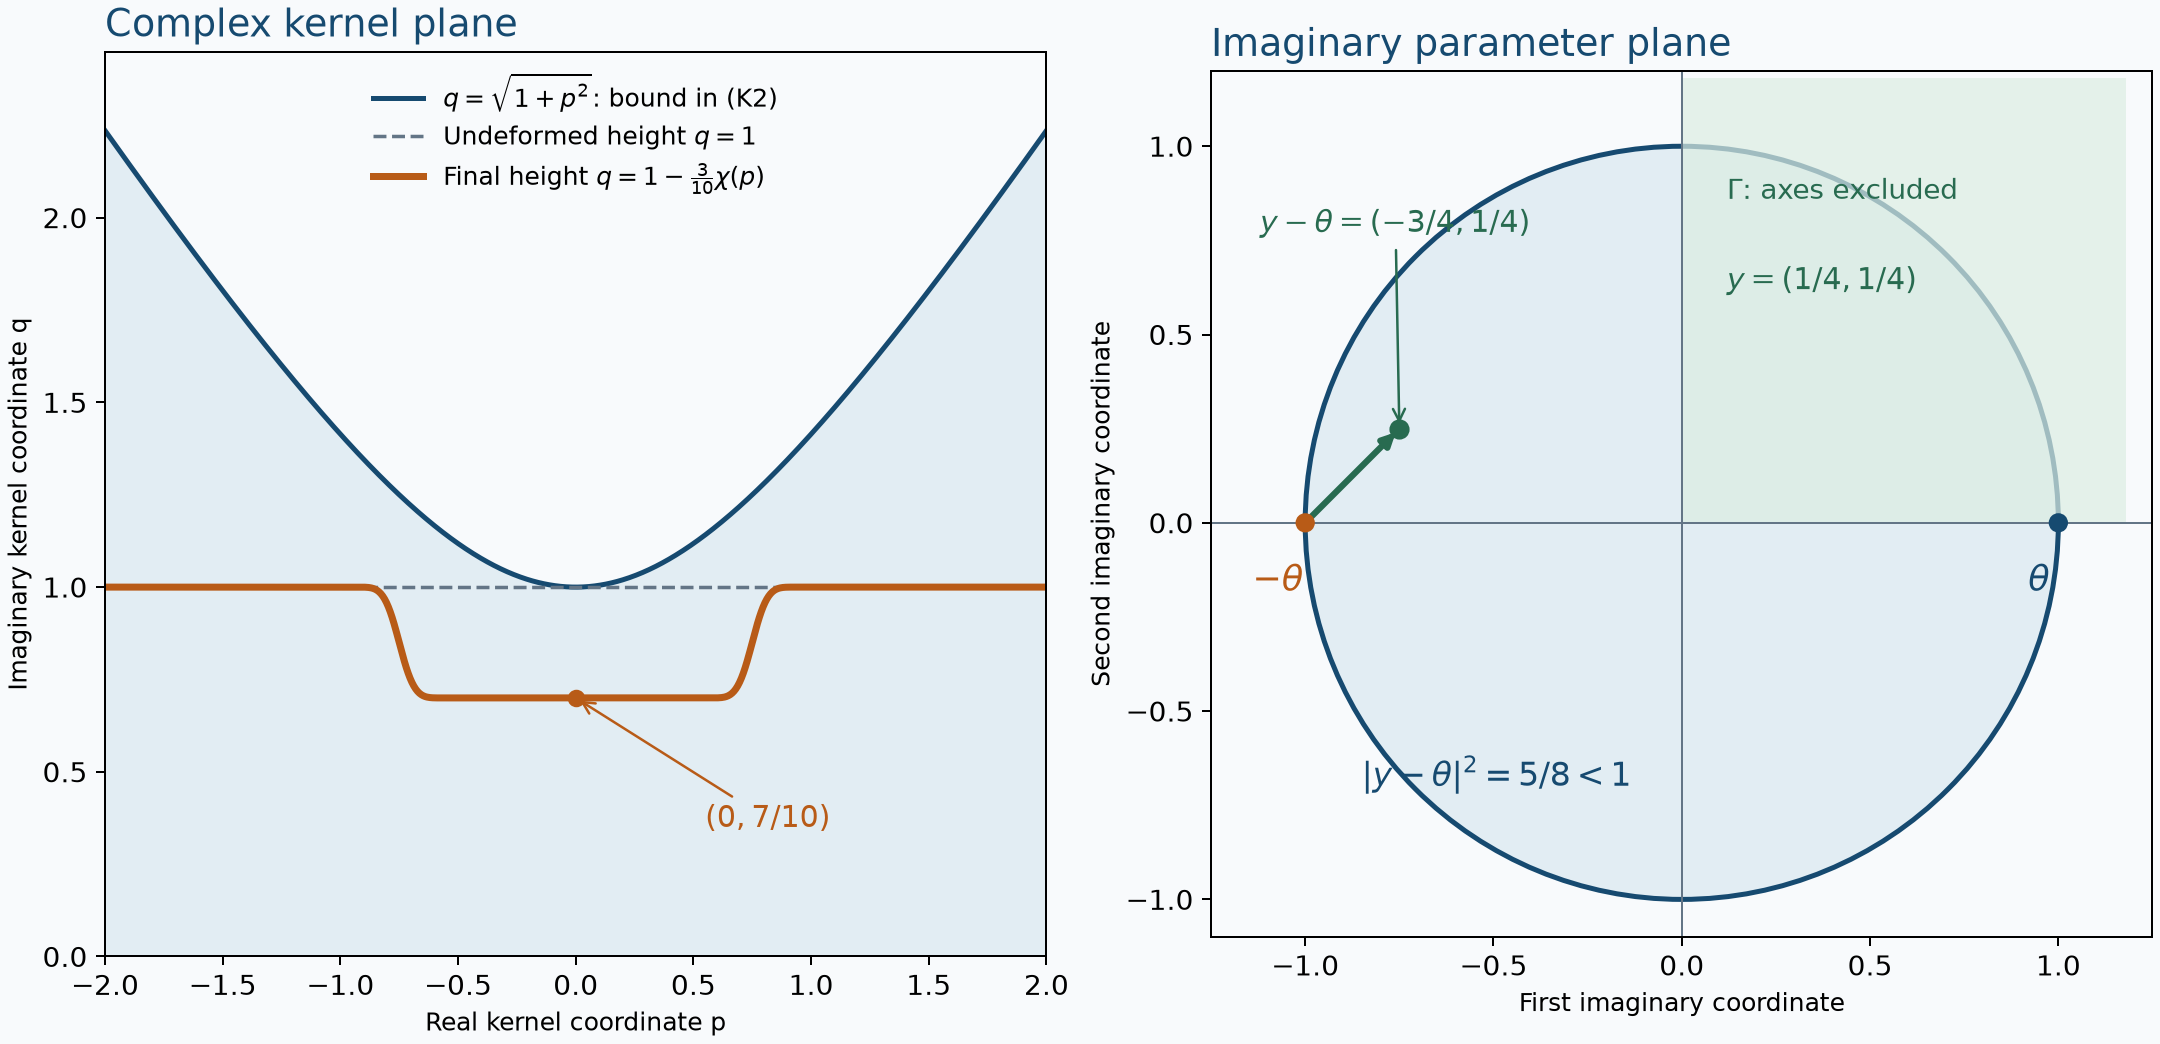

Source code (Python):
"""AN01-U099: exact kernel contour and inward imaginary displacement. CC0.
Original figure: GPT-6 Astra (OpenAI), Ultra. Both panels use exact formulas;
the number of plot samples affects drawing resolution, not the proved bounds.
"""
from pathlib import Path
import matplotlib
matplotlib.use("Agg")
matplotlib.rcParams["svg.hashsalt"]="AN01-U099-boundary-geometry"
import matplotlib.pyplot as plt
import numpy as np
from matplotlib.patches import Circle,Polygon
P=Path(__file__).resolve().parent
blue="#164a70";orange="#b85b17";green="#286b50";gray="#637586"
def eta(t):
    out=np.zeros_like(t,dtype=float)
    mask=t>0;out[mask]=np.exp(-1/t[mask])
    return out
def chi(x):
    s=np.abs(x);a=eta(1-s);b=eta(s-.5)
    return a/(a+b)
x=np.linspace(-2,2,1001);cut=chi(x);q=1-.3*cut
assert np.all(q*q<1+x*x)
assert chi(np.array([0.,.5,1.,2.])).tolist()==[1.,1.,0.,0.]
theta=np.array([1.,0.]);y=np.array([.25,.25]);p=y-theta
assert np.dot(p,p)==5/8
fig,axs=plt.subplots(1,2,figsize=(12,5.8),layout="constrained")
fig.patch.set_facecolor("#f8fafc")
for ax in axs:ax.set_facecolor("#f8fafc");ax.tick_params(labelsize=11)
ax=axs[0]
ax.fill_between(x,0,np.sqrt(1+x*x),color="#e2edf3")
ax.plot(x,np.sqrt(1+x*x),color=blue,lw=2,label=r"$q=\sqrt{1+p^2}$: bound in (K2)")
ax.plot(x,np.ones_like(x),"--",color=gray,lw=1.4,label=r"Undeformed height $q=1$")
ax.plot(x,q,color=orange,lw=2.8,label=r"Final height $q=1-\frac{3}{10}\chi(p)$")
ax.scatter([0],[.7],color=orange,zorder=5)
ax.annotate(r"$(0,7/10)$",xy=(0,.7),xytext=(.55,.35),color=orange,
            arrowprops=dict(arrowstyle="->",color=orange),fontsize=12)
ax.set(xlim=(-2,2),ylim=(0,2.45),xlabel="Real kernel coordinate p",ylabel="Imaginary kernel coordinate q")
ax.set_title("Complex kernel plane",loc="left",fontsize=15,color=blue)
ax.legend(loc="upper center",fontsize=10,frameon=False)
ax=axs[1]
ax.add_patch(Circle((0,0),1,facecolor="#e2edf3",edgecolor=blue,lw=2))
ax.add_patch(Polygon([[0,0],[1.18,0],[1.18,1.18],[0,1.18]],facecolor="#dceee3",alpha=.7,edgecolor="none"))
ax.axhline(0,color=gray,lw=.8);ax.axvline(0,color=gray,lw=.8)
ax.scatter([-1,1],[0,0],s=45,color=[orange,blue],zorder=5)
ax.scatter([p[0]],[p[1]],color=green,s=50,zorder=5)
ax.annotate("",xy=p,xytext=(-1,0),arrowprops=dict(arrowstyle="-|>",color=green,lw=2.5))
ax.text(-1.14,-.18,r"$-\theta$",color=orange,fontsize=14)
ax.text(.92,-.18,r"$\theta$",color=blue,fontsize=14)
ax.annotate(r"$y-\theta=(-3/4,1/4)$",xy=p,xytext=(-1.12,.77),
            arrowprops=dict(arrowstyle="->",color=green),fontsize=12,color=green)
ax.text(.12,.86,r"$\Gamma$: axes excluded",fontsize=11,color=green)
ax.text(.12,.62,r"$y=(1/4,1/4)$",fontsize=12,color=green)
ax.text(-.85,-.7,r"$|y-\theta|^2=5/8<1$",fontsize=13,color=blue)
ax.set(xlim=(-1.25,1.25),ylim=(-1.1,1.2),aspect="equal",
       xlabel="First imaginary coordinate",ylabel="Second imaginary coordinate")
ax.set_title("Imaginary parameter plane",loc="left",fontsize=15,color=blue)
for ext in ["png","svg"]:
    fig.savefig(P/("growth-free-boundary-geometry."+ext),dpi=180,
        metadata={"Creator":"GPT-6 Astra (OpenAI), Ultra; CC0","Date":None}
        if ext=="svg" else {"Author":"GPT-6 Astra (OpenAI), Ultra","License":"CC0"})
plt.close(fig)
svg=P/"growth-free-boundary-geometry.svg"
svg.write_text("\n".join(t.rstrip() for t in svg.read_text(encoding="utf-8").splitlines())+"\n",encoding="utf-8",newline="\n")
